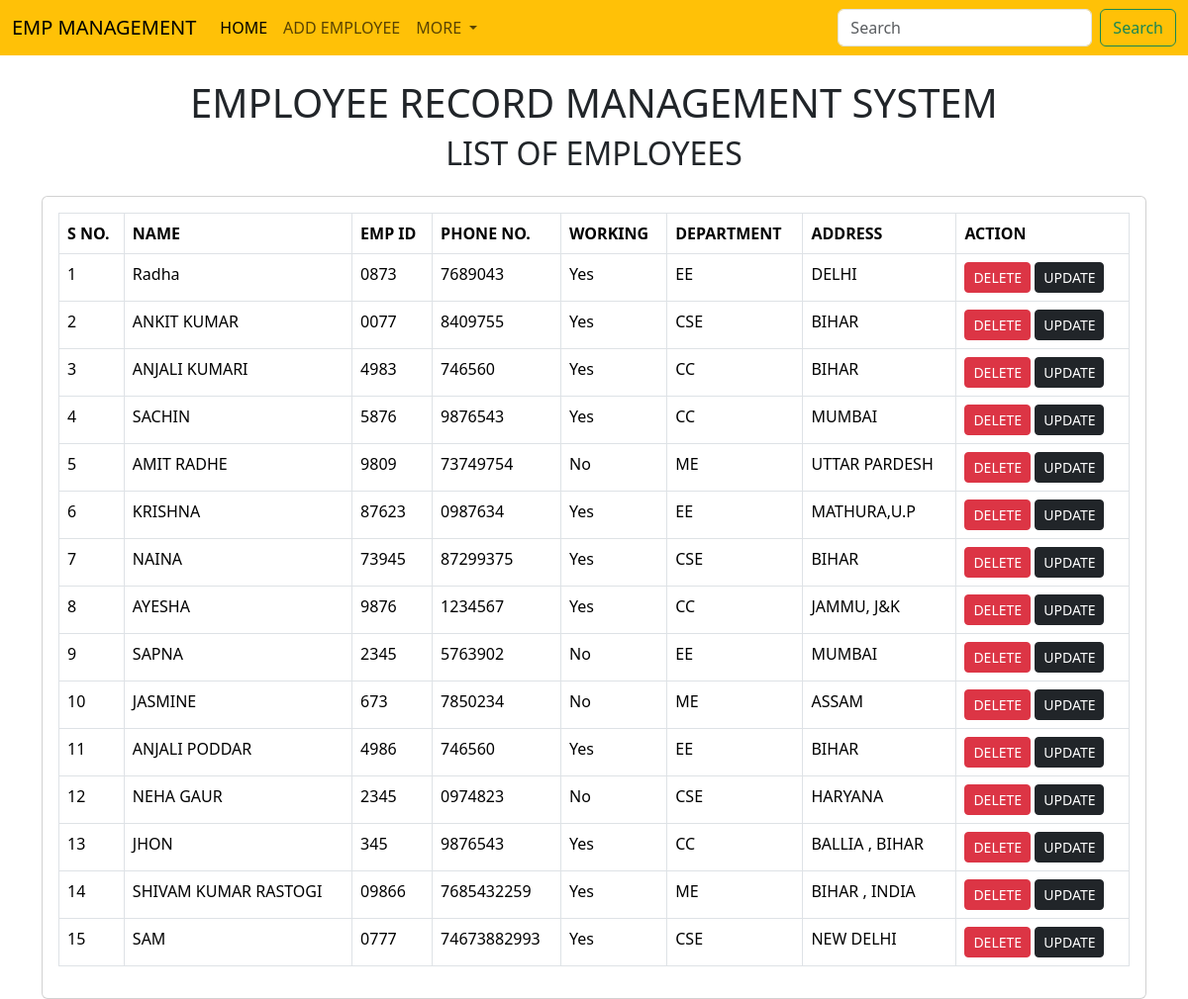
The page /emp/home/ on the database its author committed.
### emp/models.py (models this page shows, shortened)
class Emp(models.Model):
    name = models.CharField(max_length=200)
    emp_id = models.CharField(max_length=200)
    phone = models.CharField(max_length=10)
    address = models.CharField(max_length=150)
    working = models.BooleanField(default=True)
    department = models.CharField(max_length=10)

### emp/views.py (the view)
# urls.py: path("home/", emp_home, name="emp_home"),  # Named URL for better reference
def emp_home(request):
    emps = Emp.objects.all()  # Fetch all employee records
    return render(request, "emp/home.html", {
        'emps': emps  # Pass employee list to the template
    })

### templates/emp/home.html (shortened to what this page needs)
<!DOCTYPE html>
<html lang="en">
  <head>
    <link
      href="https://cdn.jsdelivr.net/npm/bootstrap@5.3.3/dist/css/bootstrap.min.css"
      rel="stylesheet"
    />
  </head>
  <body>
    {% include 'emp/navbar.html' %}
    <div class="container mt-4">
      <h1 class="text-center">EMPLOYEE RECORD MANAGEMENT SYSTEM</h1>
      <h2 class="text-center">LIST OF EMPLOYEES</h2>
      <div class="card mt-4">
        <div class="card-body">
          <table class="table table-bordered">
            <thead class="thead-light">
              <tr>
                <th>S NO.</th>
                <th>NAME</th>
                <th>EMP ID</th>
                <th>PHONE NO.</th>
                <th>WORKING</th>
                <th>DEPARTMENT</th>
                <th>ADDRESS</th>
                <th>ACTION</th>
              </tr>
            </thead>
            <tbody>
              {% for e in emps %}
              <tr>
                <td>{{ forloop.counter }}</td>
                <td>{{ e.name }}</td>
                <td>{{ e.emp_id }}</td>
                <td>{{ e.phone }}</td>
                <td>{{ e.working|yesno:"Yes,No" }}</td>
                <td>{{ e.department }}</td>
                <td>{{ e.address }}</td>
                <td>
                  <a href="{% url 'delete_emp' e.id %}" class="btn btn-danger btn-sm">DELETE</a>
                  <a href="{% url 'update_emp' e.id %}" class="btn btn-dark btn-sm">UPDATE</a>
                </td>
              </tr>
              {% empty %}
              <tr>
                <td colspan="8" class="text-center">No employees found.</td>
              </tr>
              {% endfor %}
            </tbody>
          </table>
        </div>
      </div>
    </div>
  </body>
</html>

### templates/emp/navbar.html (shortened to what this page needs)
<nav class="navbar navbar-expand-lg bg-warning">
    <div class="container-fluid">
      <a class="navbar-brand" href="#">EMP MANAGEMENT</a>
      <div class="collapse navbar-collapse" id="navbarSupportedContent">
        <ul class="navbar-nav me-auto mb-2 mb-lg-0">
          <li class="nav-item">
            <a class="nav-link active" aria-current="page" href="/emp/home/">HOME</a>
          </li>
          <li class="nav-item">
            <a class="nav-link" href="/emp/add-emp/">ADD EMPLOYEE</a>
          </li>
          <li class="nav-item dropdown">
            <a class="nav-link dropdown-toggle" href="#" role="button" data-bs-toggle="dropdown" aria-expanded="false">
              MORE
            </a>
          </li>
        </ul>
        <form class="d-flex" role="search">
          <input class="form-control me-2" type="search" placeholder="Search" aria-label="Search">
          <button class="btn btn-outline-success" type="submit">Search</button>
        </form>
      </div>
    </div>
  </nav>

### rows shown on the page
Emp: name "Radha", emp_id "0873", phone "7689043", working "Yes", department "EE", address "DELHI"
Emp: name "ANKIT KUMAR", emp_id "0077", phone "8409755", working "Yes", department "CSE", address "BIHAR"
Emp: name "ANJALI KUMARI", emp_id "4983", phone "746560", working "Yes", department "CC", address "BIHAR"
Emp: name "SACHIN", emp_id "5876", phone "9876543", working "Yes", department "CC", address "MUMBAI"
Emp: name "AMIT RADHE", emp_id "9809", phone "73749754", working "No", department "ME", address "UTTAR PARDESH"
Emp: name "KRISHNA", emp_id "87623", phone "0987634", working "Yes", department "EE", address "MATHURA,U.P"
Emp: name "NAINA", emp_id "73945", phone "87299375", working "Yes", department "CSE", address "BIHAR"
Emp: name "AYESHA", emp_id "9876", phone "1234567", working "Yes", department "CC", address "JAMMU, J&K"
Emp: name "SAPNA", emp_id "2345", phone "5763902", working "No", department "EE", address "MUMBAI"
Emp: name "JASMINE", emp_id "673", phone "7850234", working "No", department "ME", address "ASSAM"
Emp: name "ANJALI PODDAR", emp_id "4986", phone "746560", working "Yes", department "EE", address "BIHAR"
Emp: name "NEHA GAUR", emp_id "2345", phone "0974823", working "No", department "CSE", address "HARYANA"
Emp: name "JHON", emp_id "345", phone "9876543", working "Yes", department "CC", address "BALLIA , BIHAR"
Emp: name "SHIVAM KUMAR RASTOGI", emp_id "09866", phone "7685432259", working "Yes", department "ME", address "BIHAR , INDIA"
Emp: name "SAM", emp_id "0777", phone "74673882993", working "Yes", department "CSE", address "NEW DELHI"
